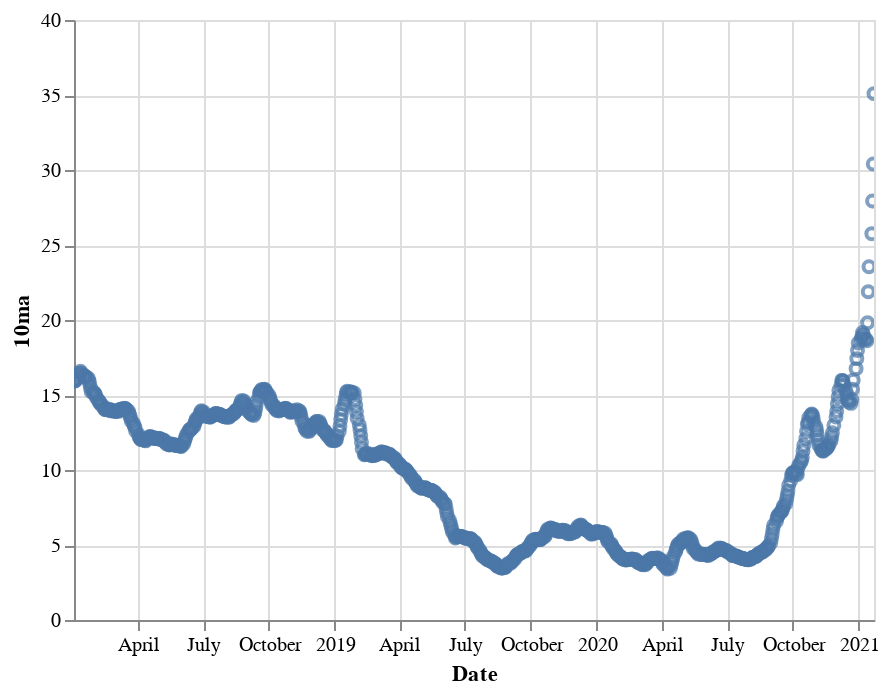

Here is the notebook cell this chart was saved with:
### Code cell
chart = alt.Chart(df).mark_point().encode(x='Date', y='10ma')
chart.interactive()

### Figure 1 — Vega-Lite specification as saved in the notebook (floating-point values rounded to 4 significant figures; data arrays with more than 128 entries replaced by an {"elided": "..."} marker saying what was removed)
{"config": {"view": {"continuousWidth": 400, "continuousHeight": 300}}, "data": {"name": "data-afa774c1628c346aa028b3e258eb97e6"}, "mark": "point", "encoding": {"x": {"type": "temporal", "field": "Date"}, "y": {"type": "quantitative", "field": "10ma"}}, "selection": {"selector022": {"type": "interval", "bind": "scales", "encodings": ["x", "y"]}}, "$schema": "https://vega.github.io/schema/vega-lite/v4.8.1.json", "datasets": {"data-afa774c1628c346aa028b3e258eb97e6": {"elided": "770 records"}}}
